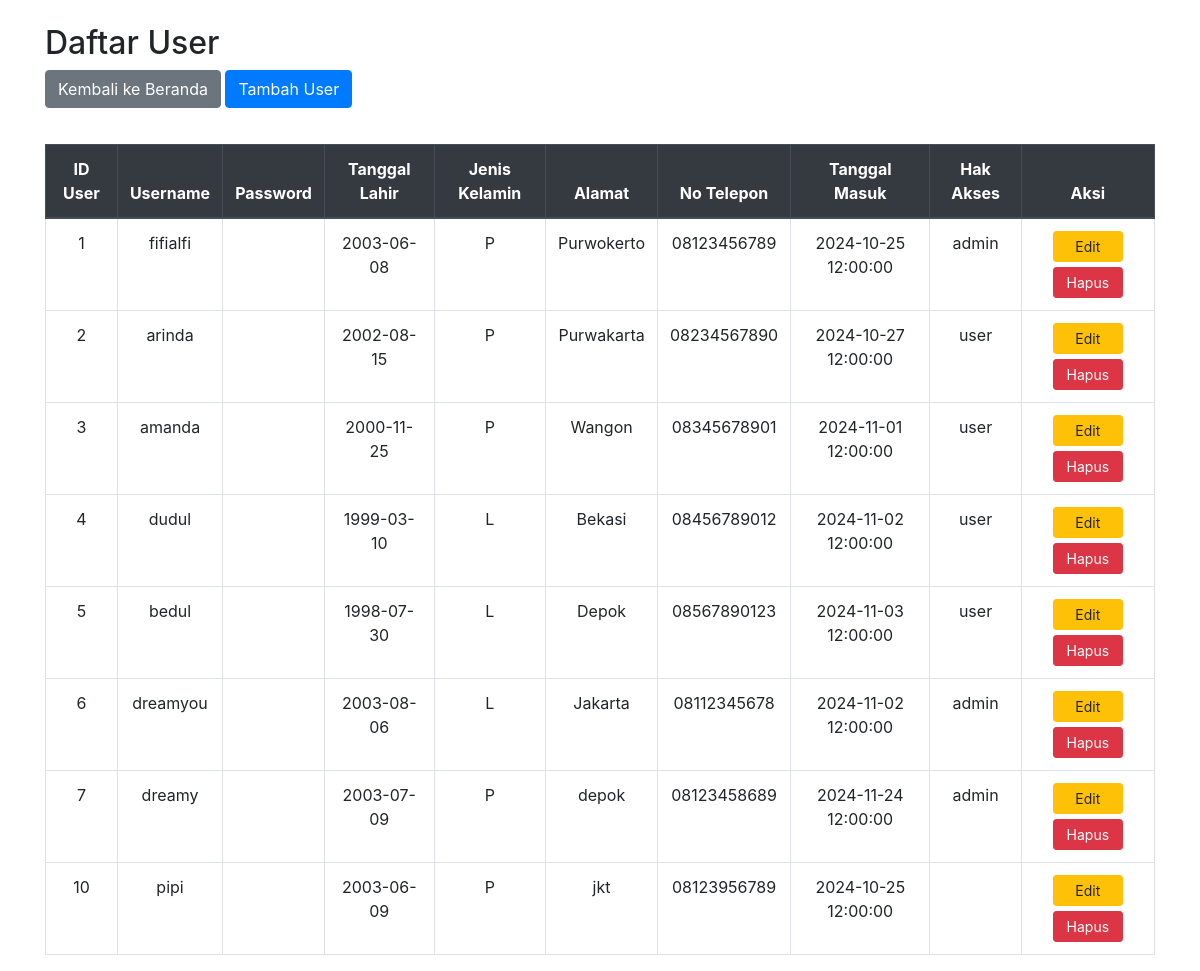
Screenshot of /user.php with the database file from the repository.
### tables this page shows
CREATE TABLE user (
  id_user INT(11) NOT NULL AUTO_INCREMENT,
  username VARCHAR(50) UNIQUE NOT NULL,
  password VARCHAR(50) NOT NULL,
  tanggal_lahir DATE NOT NULL,
  jenis_kelamin CHAR(1) NOT NULL CHECK (jenis_kelamin IN ('L', 'P')),
  alamat VARCHAR(50) NOT NULL,
  no_telp VARCHAR(15) NOT NULL,
  tanggal_masuk DATETIME NOT NUll,
  hak_akses ENUM('admin', 'user') DEFAULT 'user',
  PRIMARY KEY (id_user)
);

### user.php (the view, shortened to what this page needs)
<!DOCTYPE html>
<html lang="en">
<head>
    <link rel="stylesheet" href="https://stackpath.bootstrapcdn.com/bootstrap/4.5.2/css/bootstrap.min.css">
</head>
<body>
<div class="container">
    <h2 class="mt-4">Daftar User</h2>
    <a href="index.php" class="btn btn-secondary mb-3">Kembali ke Beranda</a>
    <a href="tambah_user.php" class="btn btn-primary mb-3">Tambah User</a>
    <div class="table-container">
        <table class="table table-bordered">
            <thead class="thead-dark">
                <tr>
                    <th>ID User</th>
                    <th>Username</th>
                    <th>Password</th>
                    <th>Tanggal Lahir</th>
                    <th>Jenis Kelamin</th>
                    <th>Alamat</th>
                    <th>No Telepon</th>
                    <th>Tanggal Masuk</th>
                    <th>Hak Akses</th>
                    <th>Aksi</th>
                </tr>
            </thead>
            <tbody>
                <?php
                include 'koneksi.php';
                $sql = "SELECT * FROM user";
                $result = $conn->query($sql);
                if ($result->num_rows > 0) {
                    while ($row = $result->fetch_assoc()) {
                        echo "<tr>
                                <td>{$row['id_user']}</td>
                                <td>{$row['username']}</td>
                                <td>{$row['hased_password']}</td>
                                <td>{$row['tanggal_lahir']}</td>
                                <td>{$row['jenis_kelamin']}</td>
                                <td>{$row['alamat']}</td>
                                <td>{$row['no_telp']}</td>
                                <td>{$row['tanggal_masuk']}</td>
                                <td>{$row['hak_akses']}</td>
                                <td>
                                    <a href='edit_user.php?id={$row['id_user']}' class='btn btn-warning btn-sm'>Edit</a>
                                    <button onclick='confirmDelete({$row['id_user']})' class='btn btn-danger btn-sm'>Hapus</button>
                                </td>
                              </tr>";
                    }
                } else {
                    echo "<tr><td colspan='8'>Tidak ada data</td></tr>";
                }
                ?>
            </tbody>
        </table>
    </div>
</div>
</body>
</html>

### user.php (style rules this page uses)
.table-container { margin-top: 20px; }
.btn-primary, .btn-secondary { margin-bottom: 10px; }
.table th, .table td { text-align: center; }
.btn-warning, .btn-danger { width: 70px; }
.btn-danger { margin-top: 5px; }

### rows the page displays
user: id_user "1", username "fifialfi", tanggal_lahir "2003-06-08", jenis_kelamin "P", alamat "Purwokerto", no_telp "08123456789", tanggal_masuk "2024-10-25 12:00:00", hak_akses "admin"
user: id_user "2", username "arinda", tanggal_lahir "2002-08-15", jenis_kelamin "P", alamat "Purwakarta", no_telp "08234567890", tanggal_masuk "2024-10-27 12:00:00", hak_akses "user"
user: id_user "3", username "amanda", tanggal_lahir "2000-11-25", jenis_kelamin "P", alamat "Wangon", no_telp "08345678901", tanggal_masuk "2024-11-01 12:00:00", hak_akses "user"
user: id_user "4", username "dudul", tanggal_lahir "1999-03-10", jenis_kelamin "L", alamat "Bekasi", no_telp "08456789012", tanggal_masuk "2024-11-02 12:00:00", hak_akses "user"
user: id_user "5", username "bedul", tanggal_lahir "1998-07-30", jenis_kelamin "L", alamat "Depok", no_telp "08567890123", tanggal_masuk "2024-11-03 12:00:00", hak_akses "user"
user: id_user "6", username "dreamyou", tanggal_lahir "2003-08-06", jenis_kelamin "L", alamat "Jakarta", no_telp "08112345678", tanggal_masuk "2024-11-02 12:00:00", hak_akses "admin"
user: id_user "7", username "dreamy", tanggal_lahir "2003-07-09", jenis_kelamin "P", alamat "depok", no_telp "08123458689", tanggal_masuk "2024-11-24 12:00:00", hak_akses "admin"
user: id_user "10", username "pipi", tanggal_lahir "2003-06-09", jenis_kelamin "P", alamat "jkt", no_telp "08123956789", tanggal_masuk "2024-10-25 12:00:00"
